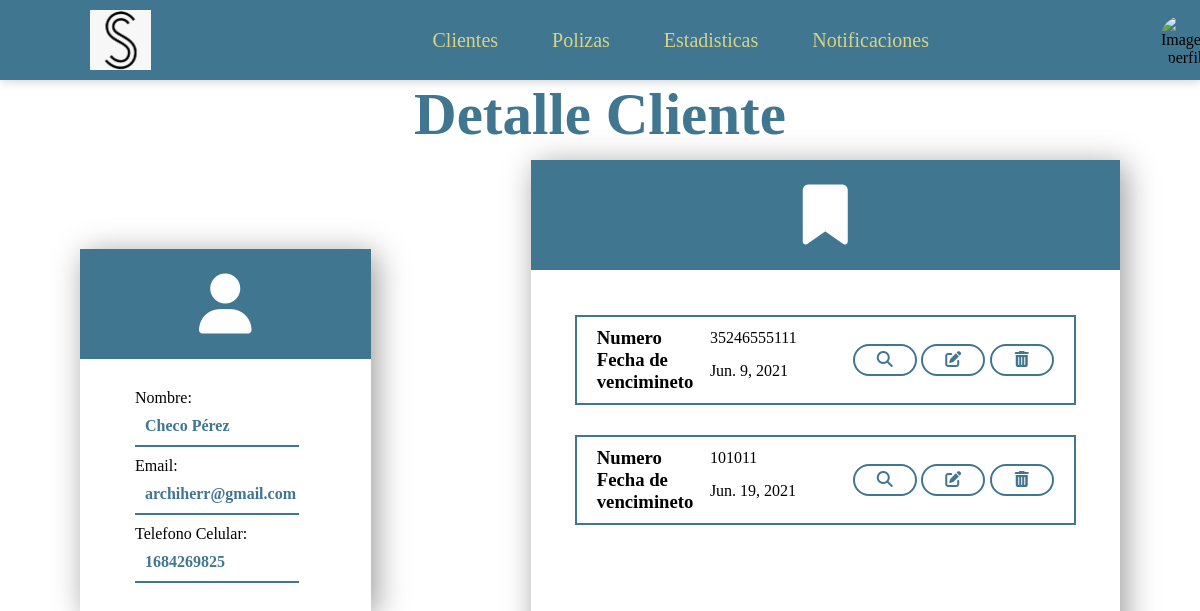
Before: /clientes/1/ with the older database file.
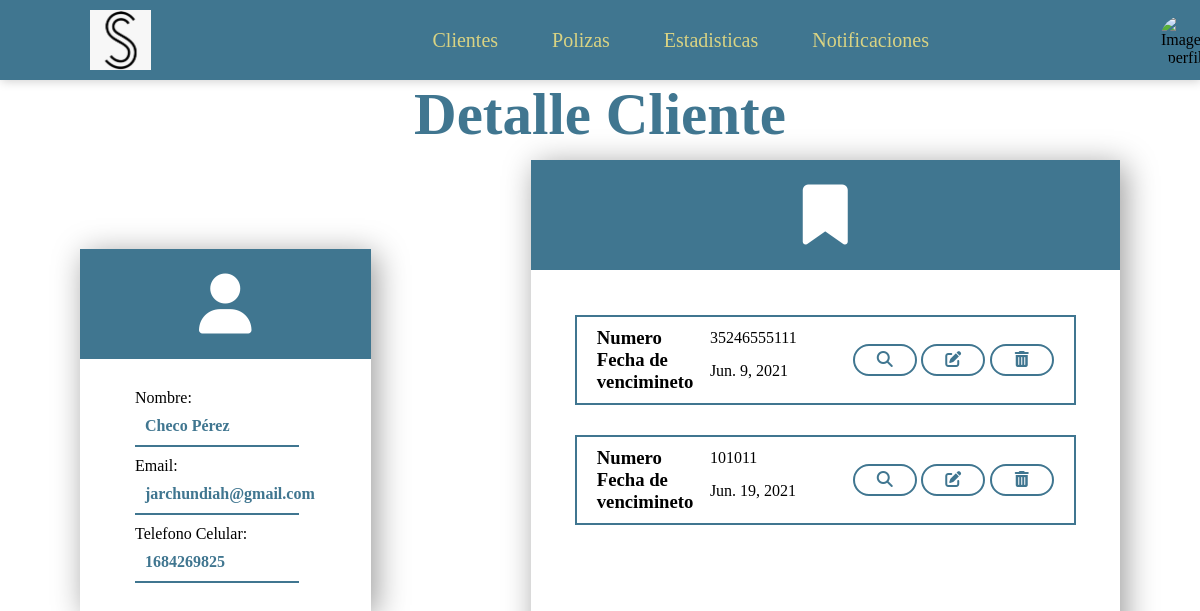
After: the same page with the newer database file.
### Clientes/models.py (models this page shows, shortened)
class Cliente (models.Model):
    nombre = models.CharField(max_length=30)
    ap_paterno = models.CharField(max_length=30)
    ap_materno = models.CharField(max_length=30)
    fecha_nacimiento = models.DateField(null=True, blank=True)
    email = models.EmailField(null=True, blank=True, default="")
    num_celular = models.CharField(max_length=10)
    num_fijo = models.CharField(max_length=10, null=True, blank=True, default="")
    codigo_postal = models.CharField(max_length=5, null=True, blank=True, default="")
    colonia = models.CharField(max_length=30)
    direccion = models.CharField(max_length=30)
    rfc = models.CharField(max_length=30, null=True, blank=True, default="")
    fecha_registro = models.DateField()
    agente = models.ForeignKey(Agente, on_delete=models.CASCADE)
    status = models.ForeignKey(Status, on_delete=models.CASCADE)

### Clientes/views.py (the view)
# urls.py: path('<int:id_cliente>/',views.detalle,name='detalle'),
def detalle(request, id_cliente):
    cliente = Cliente.objects.get(pk=id_cliente)
    polizas = Poliza.objects.filter(cliente = id_cliente)
    context ={
        'cliente':cliente,
        'poliza':polizas
        }
    return render(request, 'detalle.html', context)

### Clientes/templates/detalle.html (shortened to what this page needs)
{%extends "header.html"%}
{% block content %}
<div class="title-general">
	<h1>Detalle Cliente</h1>
</div>
	<section class=" aling-general">
		<div class="container">
			<div class="content1">
				<i class="fas fa-user"></i>
			</div>
			<div class="content4">
				<p class="text">Nombre:</p>
				<p class="date-text"><strong> {{cliente.nombre}} {{cliente.ap_paterno}}</strong></p>
				<p class="text">Email:</p>
				<p class="date-text"><strong>{{cliente.email}}</strong></p>
				<p class="text">Telefono Celular:</p>
				<p class="date-text"><strong>{{cliente.num_celular}}</strong></p>
				<br />
			</div>
		</div>
		<div class="container2">
			<div class="content1">
				<i class="fas fa-bookmark"></i>
			</div>
			<div class="content4 nocontent">
                <div class="body-general">
					<div class="body">
						{% for polizas in poliza%}
						<div class="content">
							<div class="data">
								<div class="data-section">
									<h3>Numero</h3>
									<p>{{polizas.num_poliza}}</p>
								</div>
								<div class="data-section">
									<h3>Fecha de vencimineto</h3>
									<p>{{polizas.fecha_termino}}</p>
								</div>
							</div>
							<a href="{% url 'Clientes:vista_poliza' polizas.id %}"><i class="fas fa-search"></i></a>
							<a href="{% url 'Clientes:editar_poliza' polizas.id %}"><i class="fas fa-edit"></i></a>
							<a href="{% url 'Clientes:eliminar_poliza' polizas.id %}"><i class="fas fa-trash-alt"></i></a>
						</div>
						{% endfor%}
					</div>
				</div>
			</div>
		</div>
	</section>
    {% endblock %}

Changed rows visible on the page:
changed Cliente "Checo": email "archiherr@gmail.com" → "jarchundiah@gmail.com"
